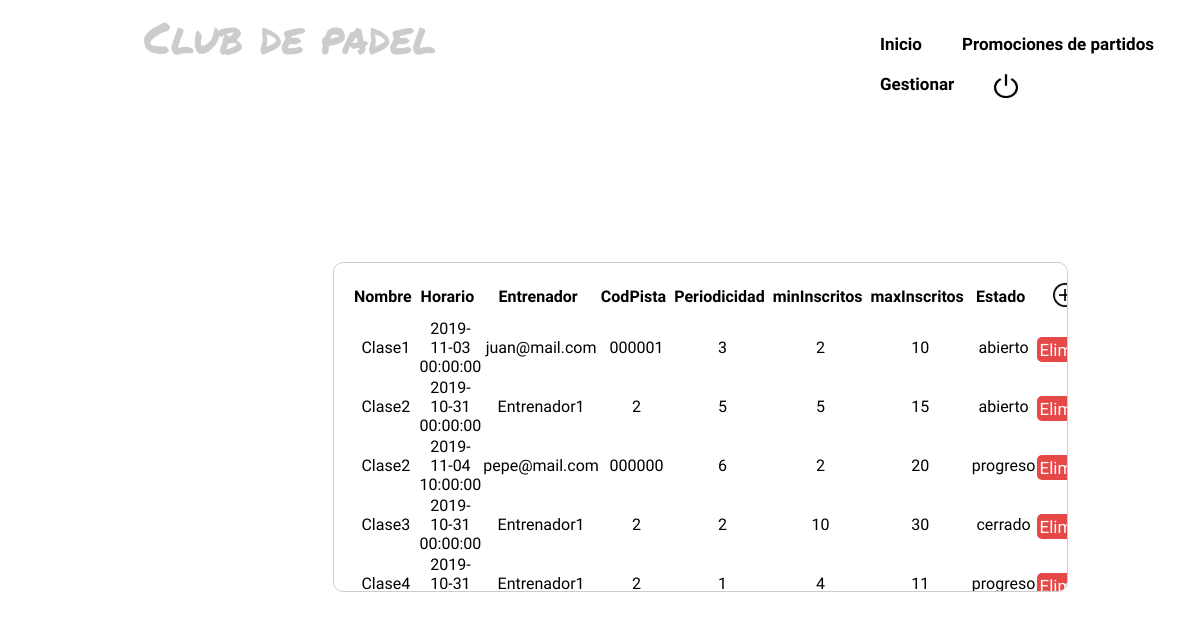
The page /controllers/GestionEscuela_Controller.php (signed in) on the database its author committed.
### tables this page shows
CREATE TABLE `escuelasdeportivas` (
  `nombre` varchar(50) NOT NULL,
  `horario` datetime NOT NULL,
  `entrenador` varchar(50) NOT NULL,
  `codigoPista` char(6) NOT NULL,
  `periodicidad` int(2) NOT NULL,
  `minInscritos` int(2) NOT NULL,
  `maxInscritos` int(2) NOT NULL,
  `estado` varchar(8) NOT NULL
);

### models/EscuelaDeportiva_Model.php (called while the page is built, shortened)
<?php
class EscuelaDeportivaModel{
  function __construct($nombre, $horario, $entrenador, $codigoPista, $periodicidad, $minInscritos, $maxInscritos, $estado){
    include_once '../functions/BdAdmin.php';
    $this->mysqli=ConectarBD();
  }
  function showAll(){
    $sql = "SELECT * FROM escuelasdeportivas";
    $resultado = $this->mysqli->query($sql);
    return $resultado;
  }
}
 ?>

### functions/BdAdmin.php (called while the page is built, shortened)
<?php
function ConectarBD()
	{
	    $mysqli = new mysqli("localhost", "root", "", "abp23");
		return $mysqli;
	}
?>

### views/EscuelaDeportiva_Showall_View.php (the view, shortened to what this page needs)
<?php
class EscuelaDeportivaShowallView
{
  function __construct($fila, $resultado)
  {
    $this->render($fila, $resultado);
  }
  function render($fila, $resultado){
    include '../views/Header.php';
?>
<table class="tablaEscDepTodo">
<tr>
  <th>Nombre</th>
  <th>Horario</th>
  <th>Entrenador</th>
  <th>CodPista</th>
  <th>Periodicidad</th>
  <th>minInscritos</th>
  <th>maxInscritos</th>
  <th>Estado</th>
  <th>
    <div>
      <a href="../controllers/GestionEscuela_Controller.php?action=ADD" action="añadir"><img src="../img/añadir.png" width="24px" height="24px" ></a>
    </div>
  </th>
</tr>
<?php
while ($fila = $resultado->fetch_assoc()) {
  echo "<tr>";
      echo "<td>".$fila['nombre']."</td>";
      echo "<td>".$fila['horario']."</td>";
      echo "<td>".$fila["entrenador"]."</td>";
      echo "<td>".$fila["codigoPista"]."</td>";
      echo "<td>".$fila["periodicidad"]."</td>";
      echo "<td>".$fila["minInscritos"]."</td>";
      echo "<td>".$fila["maxInscritos"]."</td>";
      echo "<td>".$fila["estado"]."</td>";
 ?>
 <td>
  <form action="../controllers/GestionEscuela_Controller.php" name ='DELETE'>
  <button class="botonEliminar" name = "action" value = "DELETE">Eliminar</button>
  </form>
  </td>
<?php echo "</tr>"; } ?>
</table>
<?php
include '../views/Footer.php';
  }
}
 ?>

### css/styles.css (style rules this page uses)
* { margin: 0; padding: 0 }
body { background-image:url(http://www.padellasede.com/wp-content/uploads/2018/04/1TTf_900-1080x675.jpg); background-attachment: fixed; background-repeat: no-repeat; background-size:cover; }
.tablaPromocion th,td { width: 129px; }
.tablaInscribirShowall th,td { width: 200px; }
.tablaEscDepTodo { top: 30%; left: 333px; position: absolute; display:inline-block; border: 1.5px solid #ccc; border-radius: 10px; padding: 18px; background-color: #fff4; width: 735px; overflow:scroll; height:330px; overflow-x: hidden; font-family: 'Rajdhani', sans-serif; text-align: center; }
.tablaEscDepTodo th { padding-bottom: 6px; padding-right: 6px; }
.tablaMisInscripCamp th,td { width: 225px; height: 40px; }
.tablaInscripCamp th,td { width: 200px; }
.tablaNoticiasTodo th,td { width: 150px; text-align: center; }
.botonEliminar { margin-bottom: 0; background: #E64747; color: #fff; border: none; font-size: 16px; border-radius: 5px; padding: 3.5%; margin-top: 8%; float: none; text-align: center; font-family: 'Rajdhani', sans-serif; font-size: 17px; outline: none; }

### rows shown on the page
escuelasdeportivas: nombre "Clase1", horario "2019-11-03 00:00:00", entrenador "juan@mail.com", codigoPista "000001", periodicidad "3", minInscritos "2", maxInscritos "10", estado "abierto"
escuelasdeportivas: nombre "Clase2", horario "2019-10-31 00:00:00", entrenador "Entrenador1", codigoPista "2", periodicidad "5", minInscritos "5", maxInscritos "15", estado "abierto"
escuelasdeportivas: nombre "Clase2", horario "2019-11-04 10:00:00", entrenador "pepe@mail.com", codigoPista "000000", periodicidad "6", minInscritos "2", maxInscritos "20", estado "progreso"
escuelasdeportivas: nombre "Clase3", horario "2019-10-31 00:00:00", entrenador "Entrenador1", codigoPista "2", periodicidad "2", minInscritos "10", maxInscritos "30", estado "cerrado"
escuelasdeportivas: nombre "Clase4", horario "2019-10-31…", entrenador "Entrenador1", codigoPista "2", periodicidad "1", minInscritos "4", maxInscritos "11", estado "progreso"
